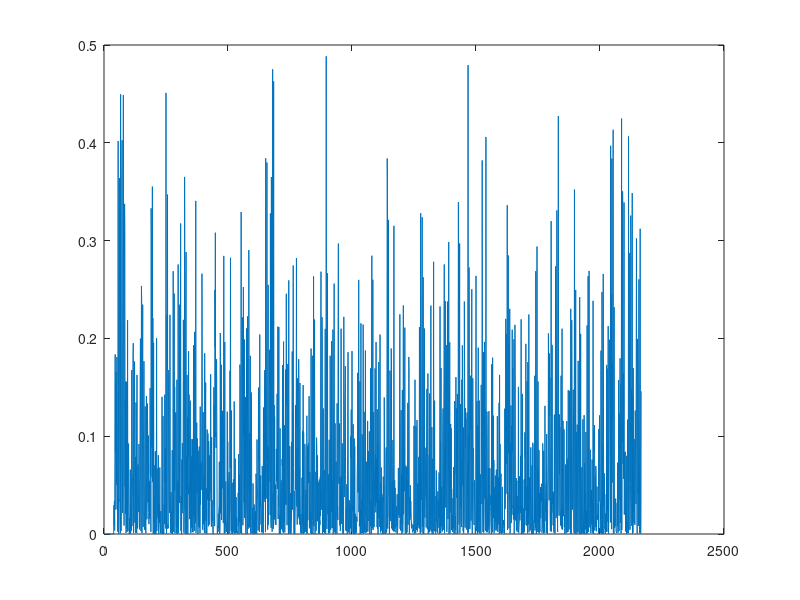

The MATLAB script that drew this image:


save('cic_input.txt','simout','-ascii')

fid = fopen('./hls_cic/solution1/csim/build/out.dat', 'r');
S = fscanf(fid,'%f',[1 inf]);
fclose(fid);
plot(S)

